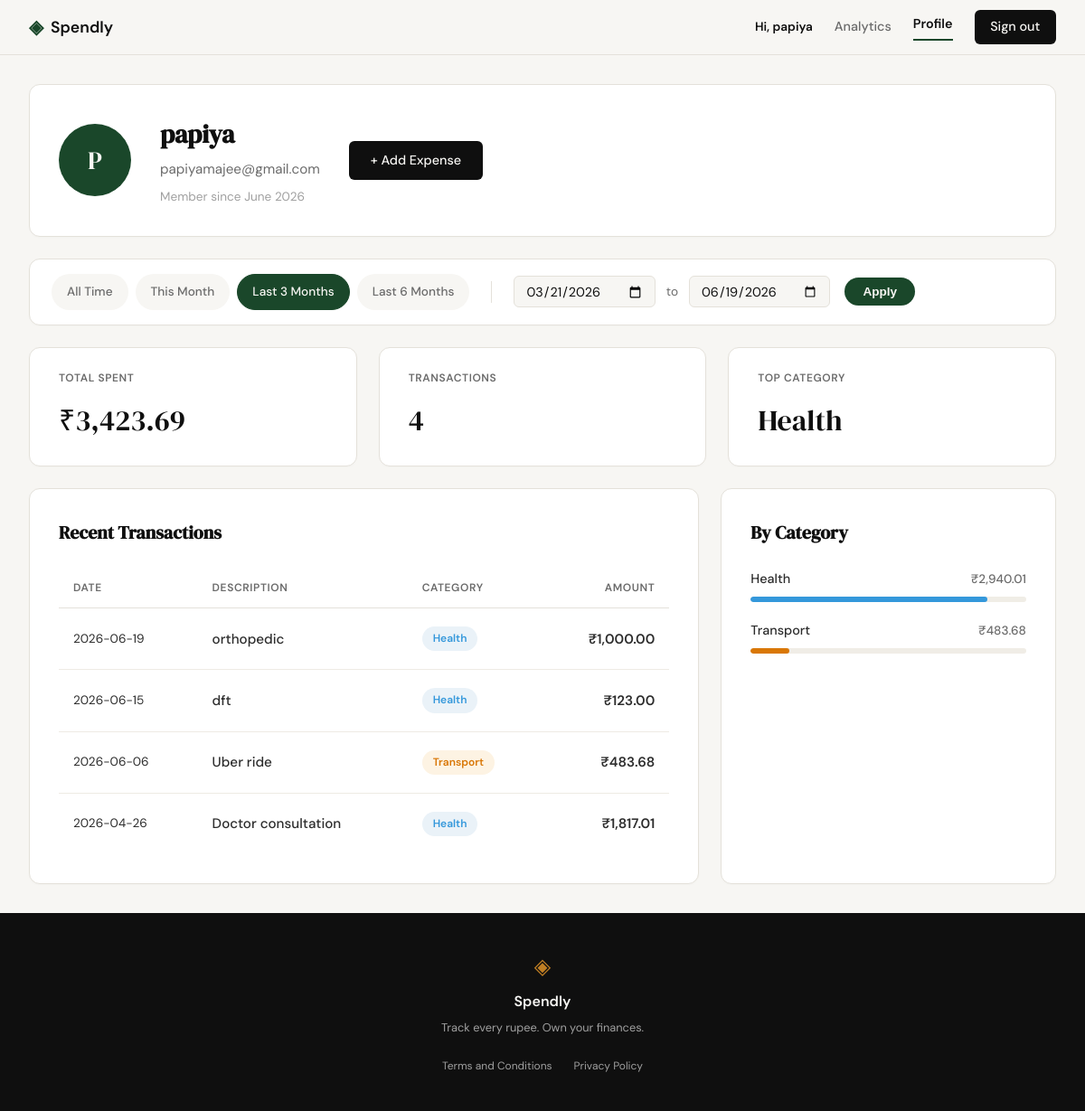
The app's page /profile?date_from=2026-03-21&date_to=2026-06-19 (signed in) with its own data.
### tables this page shows
CREATE TABLE users (
            id INTEGER PRIMARY KEY AUTOINCREMENT,
            name TEXT NOT NULL,
            email TEXT UNIQUE NOT NULL,
            password_hash TEXT NOT NULL,
            created_at TEXT DEFAULT CURRENT_TIMESTAMP
        );

CREATE TABLE expenses (
            id INTEGER PRIMARY KEY AUTOINCREMENT,
            user_id INTEGER NOT NULL,
            amount REAL NOT NULL,
            category TEXT NOT NULL,
            date TEXT NOT NULL,
            description TEXT,
            created_at TEXT DEFAULT CURRENT_TIMESTAMP,
            FOREIGN KEY (user_id) REFERENCES users(id)
        );

### app.py (the view)
@app.route("/profile")
def profile():
    if not session.get("user_id"):
        flash("Please log in to view your profile.", "error")
        return redirect(url_for("login"))
    user_id = session["user_id"]
    user_record = get_user_by_id(user_id)
    date_from_raw = request.args.get("date_from")
    date_to_raw = request.args.get("date_to")
    date_from = None
    date_to = None
    if date_from_raw and date_to_raw:
        try:
            start_date = datetime.strptime(date_from_raw, "%Y-%m-%d").date()
            end_date = datetime.strptime(date_to_raw, "%Y-%m-%d").date()
            if start_date > end_date:
                flash("Start date must be before end date.", "error")
            else:
                date_from = date_from_raw
                date_to = date_to_raw
        except ValueError:
            pass
    today = date.today()
    presets = {
        "this_month": {
            "from": today.replace(day=1).isoformat(),
            "to": today.isoformat()
        },
        "last_3_months": {
            "from": (today - timedelta(days=90)).isoformat(),
            "to": today.isoformat()
        },
        "last_6_months": {
            "from": (today - timedelta(days=180)).isoformat(),
            "to": today.isoformat()
        }
    }
    user_data = {
        "name": user_record["name"],
        "email": user_record["email"],
        "initials": "U"
    }
    try:
        dt_member = datetime.strptime(user_record["created_at"], "%Y-%m-%d %H:%M:%S")
        user_data["member_since"] = dt_member.strftime("%B %Y")
    except (ValueError, TypeError):
        user_data["member_since"] = "Unknown"
    names = user_data["name"].split()
    if len(names) >= 2:
        user_data["initials"] = (names[0][0] + names[-1][0]).upper()
    elif names:
        user_data["initials"] = names[0][0].upper()
    raw_stats = get_user_stats(user_id, date_from, date_to)
    stats = {
        "total_spent": f"₹{raw_stats['total_spent']:,.2f}",
        "count": raw_stats['count'],
        "top_category": raw_stats['top_category'] or "None"
    }
    raw_expenses = get_user_expenses(user_id, date_from, date_to)
    transactions = []
    for exp in raw_expenses:
        transactions.append({
            "date": exp["date"],
            "desc": exp["description"],
            "category": exp["category"],
            "amount": f"₹{exp['amount']:,.2f}"
        })
    categories = get_category_breakdown(user_id, date_from, date_to)
    for cat in categories:
        cat["amount"] = f"₹{cat['amount']:,.2f}"
    return render_template("profile.html",
                           user=user_data,
                           stats=stats,
                           transactions=transactions,
                           categories=categories,
                           date_from=date_from,
                           date_to=date_to,
                           presets=presets)

### database/db.py (called while the page is built)
def get_db():
    conn = sqlite3.connect(DB_NAME)
    conn.row_factory = sqlite3.Row
    conn.execute("PRAGMA foreign_keys = ON;")
    return conn

def get_user_by_id(user_id):
    conn = get_db()
    cursor = conn.cursor()
    try:
        cursor.execute('SELECT * FROM users WHERE id = ?', (user_id,))
        return cursor.fetchone()
    finally:
        conn.close()

def get_user_expenses(user_id, date_from=None, date_to=None):
    conn = get_db()
    cursor = conn.cursor()
    try:
        query = 'SELECT * FROM expenses WHERE user_id = ?'
        params = [user_id]
        if date_from and date_to:
            query += ' AND date BETWEEN ? AND ?'
            params.extend([date_from, date_to])
        query += ' ORDER BY date DESC'
        cursor.execute(query, params)
        return cursor.fetchall()
    finally:
        conn.close()

def get_user_stats(user_id, date_from=None, date_to=None):
    conn = get_db()
    cursor = conn.cursor()
    try:
        date_filter = ""
        params_sub = [user_id]
        params_main = [user_id]
        if date_from and date_to:
            date_filter = " AND date BETWEEN ? AND ?"
            params_sub.extend([date_from, date_to])
            params_main.extend([date_from, date_to])
        query = f'''
            SELECT
                COALESCE(SUM(amount), 0) as total_spent,
                COUNT(id) as count,
                (SELECT category FROM expenses WHERE user_id = ? {date_filter} GROUP BY category ORDER BY SUM(amount) DESC LIMIT 1) as top_category
            FROM expenses
            WHERE user_id = ? {date_filter}
        '''
        cursor.execute(query, params_sub + params_main)
        return cursor.fetchone()
    finally:
        conn.close()

### templates/profile.html (shortened to what this page needs)
{% extends "base.html" %}
{% block head %}
    <link rel="stylesheet" href="{{ url_for('static', filename='css/profile.css') }}">
{% endblock %}
{% block content %}
<div class="profile-container">
    <div class="profile-header-card">
        <div class="profile-avatar">
            {{ user.initials }}
        </div>
        <div class="profile-details">
            <h1 class="profile-name">{{ user.name }}</h1>
            <p class="profile-email">{{ user.email }}</p>
            <p class="profile-meta">Member since {{ user.member_since }}</p>
        </div>
        <a href="{{ url_for('add_expense') }}" class="btn-primary">+ Add Expense</a>
    </div>
    <div class="filter-bar">
        <div class="filter-presets">
            <a href="{{ url_for('profile') }}"
               class="preset-btn {% if not date_from %}active{% endif %}">
                All Time
            </a>
            <a href="{{ url_for('profile', date_from=presets.this_month.from, date_to=presets.this_month.to) }}"
               class="preset-btn {% if date_from == presets.this_month.from and date_to == presets.this_month.to %}active{% endif %}">
                This Month
            </a>
            <a href="{{ url_for('profile', date_from=presets.last_3_months.from, date_to=presets.last_3_months.to) }}"
               class="preset-btn {% if date_from == presets.last_3_months.from and date_to == presets.last_3_months.to %}active{% endif %}">
                Last 3 Months
            </a>
            <a href="{{ url_for('profile', date_from=presets.last_6_months.from, date_to=presets.last_6_months.to) }}"
               class="preset-btn {% if date_from == presets.last_6_months.from and date_to == presets.last_6_months.to %}active{% endif %}">
                Last 6 Months
            </a>
        </div>
        <form action="{{ url_for('profile') }}" method="GET" class="filter-custom">
            <div class="input-group-row">
                <input type="date" id="date_from" name="date_from" value="{{ date_from or '' }}" required>
                <span class="to-text">to</span>
                <input type="date" id="date_to" name="date_to" value="{{ date_to or '' }}" required>
            </div>
            <button type="submit" class="apply-btn">Apply</button>
        </form>
    </div>
    <div class="stats-row">
        <div class="stat-card">
            <div class="stat-label">TOTAL SPENT</div>
            <div class="stat-value">{{ stats.total_spent }}</div>
        </div>
        <div class="stat-card">
            <div class="stat-label">TRANSACTIONS</div>
            <div class="stat-value">{{ stats.count }}</div>
        </div>
        <div class="stat-card">
            <div class="stat-label">TOP CATEGORY</div>
            <div class="stat-value">{{ stats.top_category }}</div>
        </div>
    </div>
    <div class="profile-bottom-grid">
        <div class="history-card">
            <h2 class="section-title">Recent Transactions</h2>
            <div class="history-table-container">
                <table class="history-table">
                    <thead>
                        <tr>
                            <th>DATE</th>
                            <th>DESCRIPTION</th>
                            <th>CATEGORY</th>
                            <th class="td-amount">AMOUNT</th>
                        </tr>
                    </thead>
                    <tbody>
                        {% for tx in transactions %}
                        <tr>
                            <td class="td-date">{{ tx.date }}</td>
                            <td class="td-desc">{{ tx.desc }}</td>
                            <td>
                                <span class="badge badge-{{ tx.category|lower }}">{{ tx.category }}</span>
                            </td>
                            <td class="td-amount">{{ tx.amount }}</td>
                        </tr>
                        {% endfor %}
                    </tbody>
                </table>
            </div>
        </div>
        <div class="category-card">
            <h2 class="section-title">By Category</h2>
            <div class="category-list">
                {% for cat in categories %}
                <div class="category-item">
                    <div class="category-info">
                        <span class="category-name">{{ cat.name }}</span>
                        <span class="category-value">{{ cat.amount }}</span>
                    </div>
                    <div class="progress-bar">
                        <div class="progress-fill fill-{{ cat.class }}" style="width: {{ cat.percent }}%"></div>
                    </div>
                </div>
                {% endfor %}
            </div>
        </div>
    </div>
</div>
{% endblock %}

### templates/base.html (shortened to what this page needs)
<!DOCTYPE html>
<html lang="en">
<head>
    <link rel="stylesheet" href="{{ url_for('static', filename='css/style.css') }}">
    {% block head %}{% endblock %}
</head>
<body>
    <nav class="navbar">
        <div class="nav-inner">
            <a href="{{ url_for('landing') }}" class="nav-brand">
                <span class="brand-icon">◈</span>
                <span class="brand-name">Spendly</span>
            </a>
            <div class="nav-links">
                {% if session.get('user_id') %}
                    <span class="nav-user">Hi, {{ session.get('user_name') }}</span>
                    <a href="{{ url_for('analytics') }}" class="{% if request.endpoint == 'analytics' %}active{% endif %}">Analytics</a>
                    <a href="{{ url_for('profile') }}" class="{% if request.endpoint == 'profile' %}active{% endif %}">Profile</a>
                    <a href="{{ url_for('logout') }}" class="nav-cta">Sign out</a>
                {% else %}
                    <a href="{{ url_for('login') }}">Sign in</a>
                    <a href="{{ url_for('register') }}" class="nav-cta">Get started</a>
                {% endif %}
            </div>
        </div>
    </nav>
    <main class="main-content">
        {% block content %}{% endblock %}
    </main>
    <footer class="footer">
        <div class="footer-inner">
            <span class="brand-icon">◈</span>
            <span class="footer-name">Spendly</span>
            <p class="footer-copy">Track every rupee. Own your finances.</p>
            <div class="footer-links">
                <a href="{{ url_for('terms') }}" class="footer-link">Terms and Conditions</a>
                <a href="{{ url_for('privacy') }}" class="footer-link">Privacy Policy</a>
            </div>
        </div>
    </footer>
</body>
</html>

### static/css/style.css (style rules this page uses)
:root { --ink: #0f0f0f; --ink-soft: #2d2d2d; --ink-muted: #6b6b6b; --ink-faint: #a0a0a0; --paper: #f7f6f3; --paper-warm: #f0ede6; --paper-card: #ffffff; --accent: #1a472a; --accent-light: #e8f0eb; --accent-2: #c17f24; --accent-2-light: #fdf3e3; --danger: #c0392b; --danger-light: #fdecea; --border: #e4e1da; --border-soft: #eeebe4; --font-display: 'DM Serif Display', Georgia, serif; --font-body: 'DM Sans', system-ui, sans-serif; --max-width: 1200px; --auth-width: 440px; --radius-sm: 6px; --radius-md: 12px; --radius-lg: 20px; }
*, *::before, *::after { box-sizing: border-box; margin: 0; padding: 0; }
html { font-size: 16px; scroll-behavior: smooth; }
body { background: var(--paper); color: var(--ink); font-family: var(--font-body); font-size: 1rem; line-height: 1.6; -webkit-font-smoothing: antialiased; }
a { color: inherit; text-decoration: none; }
.navbar { position: sticky; top: 0; z-index: 100; background: var(--paper); border-bottom: 1px solid var(--border); padding: 0 2rem; }
.nav-inner { max-width: var(--max-width); margin: 0 auto; height: 60px; display: flex; align-items: center; justify-content: space-between; }
.nav-brand { display: flex; align-items: center; gap: 0.5rem; font-family: var(--font-body); font-weight: 600; font-size: 1.1rem; color: var(--ink); }
.brand-icon { color: var(--accent); font-size: 1.3rem; }
.brand-name { color: var(--ink); }
.nav-links { display: flex; align-items: center; gap: 1.5rem; font-size: 0.9rem; font-weight: 500; }
.nav-links a { color: var(--ink-muted); transition: color 0.2s; }
.nav-links a.active { color: var(--ink); font-weight: 600; border-bottom: 2px solid var(--accent); padding-bottom: 0.25rem; }
.nav-user { color: var(--ink); font-weight: 600; font-size: 0.85rem; }
.nav-cta { background: var(--ink) !important; color: var(--paper) !important; padding: 0.45rem 1.1rem; border-radius: var(--radius-sm); transition: background 0.2s !important; }
.main-content { min-height: calc(100vh - 60px - 100px); }
.btn-primary { display: inline-block; background: var(--ink); color: var(--paper); padding: 0.65rem 1.5rem; border-radius: var(--radius-sm); font-family: var(--font-body); font-size: 0.9rem; font-weight: 500; cursor: pointer; border: none; transition: background 0.2s; text-decoration: none; }
.footer { background: var(--ink); color: var(--paper); padding: 2.5rem 2rem; text-align: center; }
.footer-inner { display: flex; flex-direction: column; align-items: center; gap: 0.4rem; }
.footer .brand-icon { color: var(--accent-2); font-size: 1.5rem; }
.footer-name { font-weight: 600; font-size: 1rem; }
.footer-copy { font-size: 0.8rem; color: var(--ink-faint); }
.footer-links { margin-top: 1rem; display: flex; gap: 1.5rem; }
.footer-link { font-size: 0.75rem; color: var(--ink-faint); transition: color 0.2s; }

### records on screen
users: get "papiya", name "papiya", email "papiyamajee@gmail.com"
expenses: date "2026-06-19", desc "orthopedic", category "Health", amount "₹1,000.00"
expenses: date "2026-06-15", desc "dft", category "Health", amount "₹123.00"
expenses: date "2026-06-06", desc "Uber ride", category "Transport", amount "₹483.68"
expenses: date "2026-04-26", desc "Doctor consultation", category "Health", amount "₹1,817.01"

### other values on screen
{{ user.initials }} "P"
{{ user.member_since }} "June 2026"
{{ stats.total_spent }} "₹3,423.69"
{{ stats.count }} "4"
{{ stats.top_category }} "Health"
{{ cat.name }} "Health" "Transport"
{{ cat.amount }} "₹2,940.01" "₹483.68"
